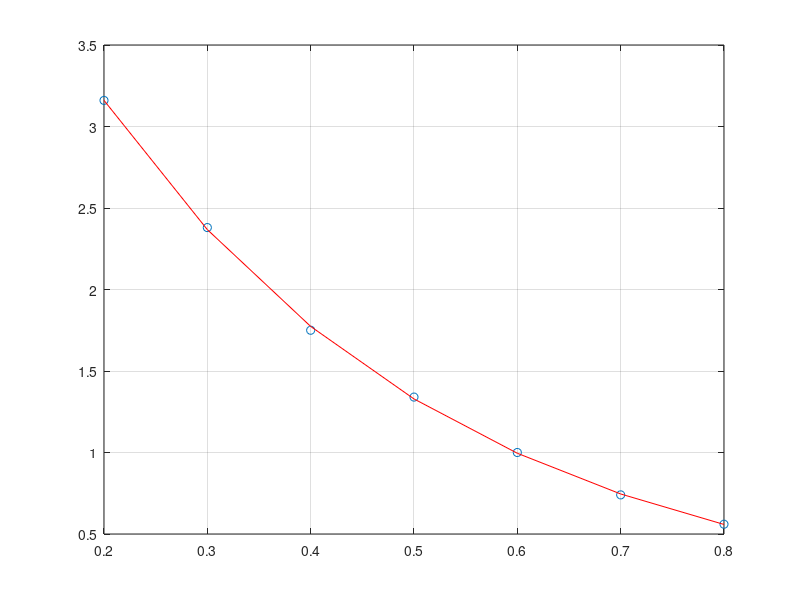

This chart was generated by the following MATLAB code:
clear
clc
x = [0.2:0.1:0.8];
y = [3.16 2.38 1.75 1.34 1 0.74 0.56];
z = log(y); %ln(y)
n = length(x); %numero de pontos
M = 1;  # sempre 1 - exponencial

for i = 1:M+1
  for j = 1:M+1
    a(i,j) = 0;
    for k =1:n
      a(i,j) += x(k)^(i+j-2);
    end
  end
  b(i) = 0;
  for k = 1:n
    b(i) += z(k)*x(k)^(i-1);
  endfor
end

a
b
c = a\b'  #resolve o sistema linear - metodo direto
c(1)=exp(c(1));
c

#gera os pontos da curva
for i = 1:n
  g(i) = c(1)*exp(c(2)*x(i));
end
g;
plot(x,y, 'o');
grid
hold on
plot(x,g,'r');

